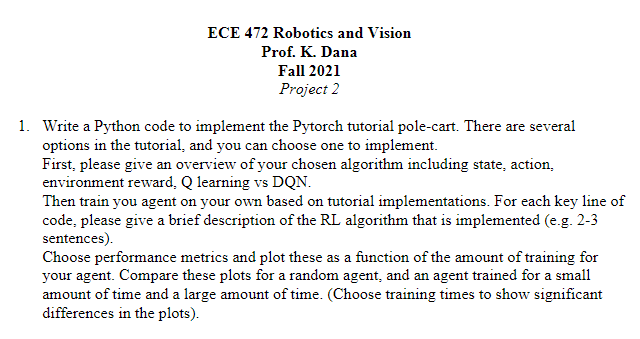
#> input picture Project 2 Info.PNG, 640 x 339 px, given in place of tajmahal.jpg, which was not available
$ jupyter execute --allow-errors Alankar_Sandeep_HW4.ipynb   (shell and % lines are left out)   (text cells are left out)
#> lines starting #> are read from the running program, lines starting #| are printed output that depends on the picture; pictures that were not available may be replaced by others from this repository, and a replacement may not be noted
[cell 1]
from google.colab import files
from io import BytesIO
from PIL import Image

uploaded = files.upload()
#> the answer given: Project 2 Info.PNG
#> (the rest of this cell did not finish here and is left out)

[cell 2]
import cv2
import math
import numpy as np
import matplotlib.pyplot as plt
from google.colab.patches import cv2_imshow

img = cv2.imread('tajmahal.jpg')
#> img is the input picture: shape (339, 640, 3); mean B, G, R 239.1, 239, 239.1
print(img.shape)
#| (339, 640, 3)
gray= cv2.cvtColor(img,cv2.COLOR_BGR2GRAY)
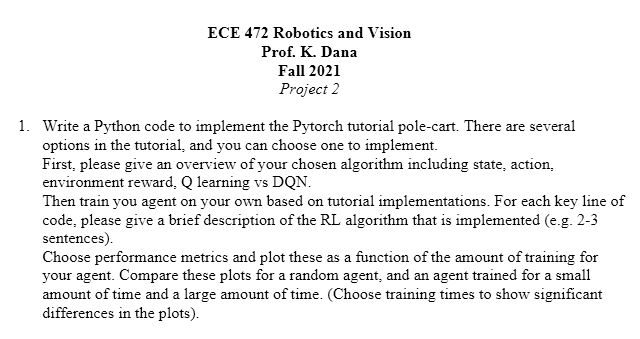
#> gray: shape (339, 640); min 0, max 255, mean 239.1
sift = cv2.xfeatures2d.SIFT_create()
kp, descriptor = sift.detectAndCompute(gray,None)
#> kp = 1118 keypoints; strongest (x, y, size): (274, 56, 2), (309, 55, 2.1), (263, 37, 2), (311, 75, 2)

#Difference of Gaussians:
imgBlur = cv2.GaussianBlur(gray, (3,3), cv2.BORDER_DEFAULT)
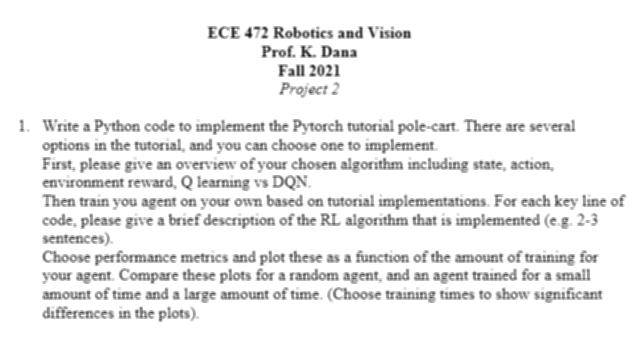
#> imgBlur: shape (339, 640); min 24, max 255, mean 239.1
imgBlur2 = cv2.GaussianBlur(gray, (7,7), cv2.BORDER_DEFAULT)
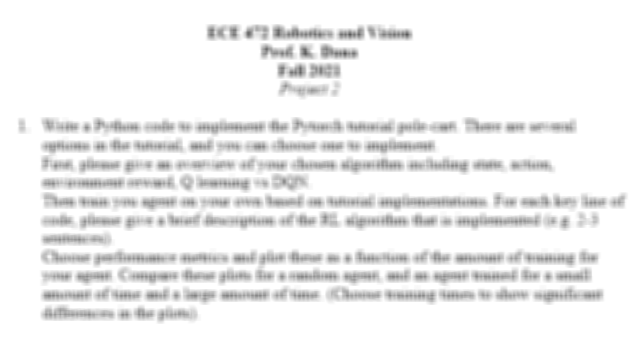
#> imgBlur2: shape (339, 640); min 90, max 255, mean 239.1
imgBlur3 = cv2.GaussianBlur(gray, (11,11), cv2.BORDER_DEFAULT)
imgBlur4 = cv2.GaussianBlur(gray, (15,15), cv2.BORDER_DEFAULT)
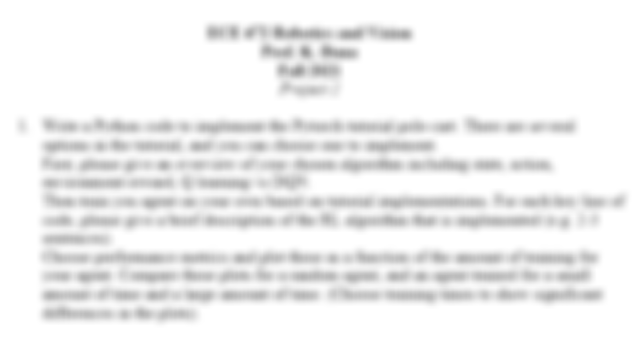
#> imgBlur4: shape (339, 640); min 156, max 255, mean 239.1
imgBlur5 = cv2.GaussianBlur(gray, (19,19), cv2.BORDER_DEFAULT)

DoG = imgBlur - imgBlur2
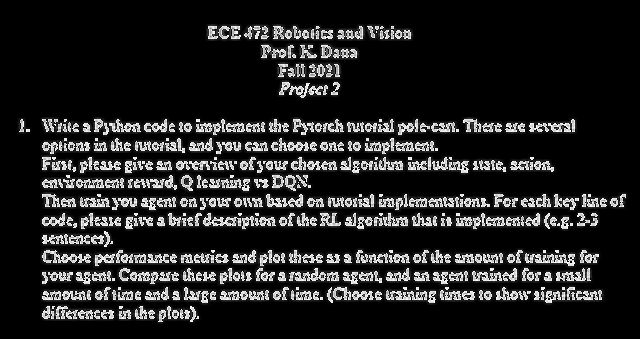
#> DoG: shape (339, 640); min 0, max 255, mean 34.8
cv2_imshow(DoG)

DoG2 = imgBlur2 - imgBlur3
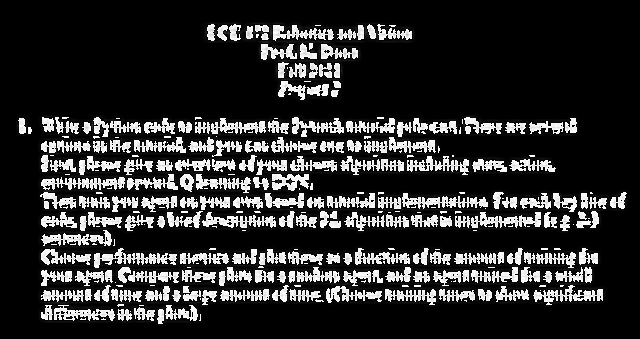
#> DoG2: shape (339, 640); min 0, max 255, mean 47.3
cv2_imshow(DoG2)

DoG3 = imgBlur3 - imgBlur4
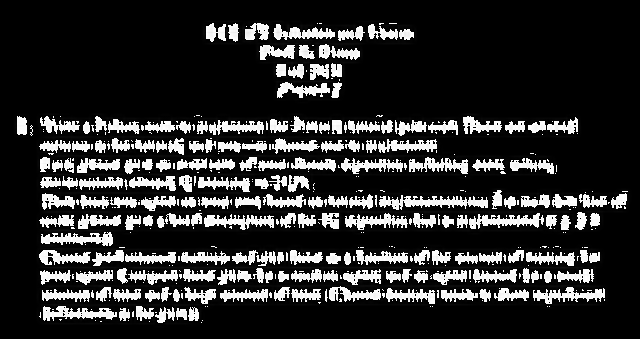
#> DoG3: shape (339, 640); min 0, max 255, mean 48.2
cv2_imshow(DoG3)

DoG4 = imgBlur4 - imgBlur5
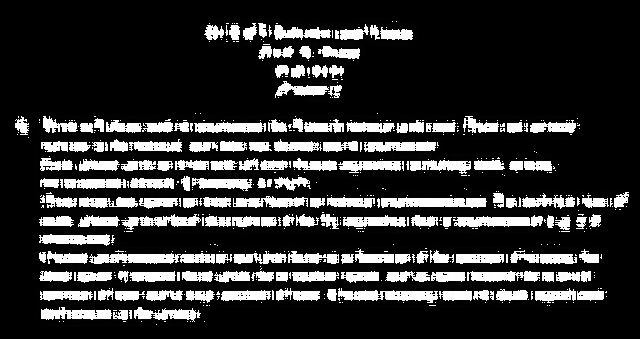
#> DoG4: shape (339, 640); min 0, max 255, mean 49.9
cv2_imshow(DoG4)

gaussian_images = [imgBlur, imgBlur2, imgBlur3, imgBlur4, imgBlur5]
dog_images = [DoG, DoG2, DoG3, DoG4]

[cell 3]
#Local Maxima and Local Minima:

#finds local maxima by iterating through image and adding any points that are
# less than or equal to threshold
def findMaxima(firstdog,seconddog,dog,y,x):
  values = []
  for i in range(-1,2):
    for j in range(-1,2):
      values.append(firstdog[y+i][x+j])
      values.append(seconddog[y+i][x+j])
      if not ((j==0) and (i==0)):
        values.append(dog[y+i][x+j])
  for i in values:
    if dog[y][x] <= i:
      return 0
  return 1

#finds local minima by iterating through image and adding any points that are
# greater than or equal to threshold
def findMinima(firstdog,seconddog,dog,y,x):
  values = []
  for i in range(-1,2):
    for j in range(-1,2):
      values.append(firstdog[y+i][x+j])
      values.append(seconddog[y+i][x+j])
      if not ((j==0) and (i==0)):
        values.append(dog[y+i][x+j])
  for i in values:
    if dog[y][x] >= i:
      return 0
  return 1

sift = cv2.xfeatures2d.SIFT_create()
kp, descriptor = sift.detectAndCompute(gray,None)
img=cv2.drawKeypoints(gray,kp,img)
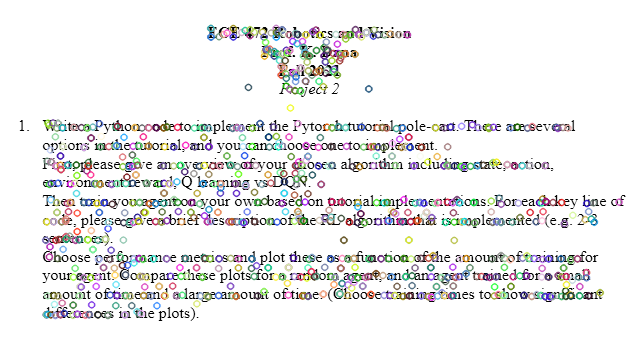
#> img: shape (339, 640, 3); mean B, G, R 234.1, 234.2, 234.3
cv2.imwrite('sift_keypoints.jpg',img)
cv2_imshow(img)
mags = []
oris = []
orientation_ = 0
mags = np.zeros(DoG.shape)
oris = np.zeros(DoG.shape)
#to get magnitude and direction:
#> (the rest of this cell did not finish here and is left out)
